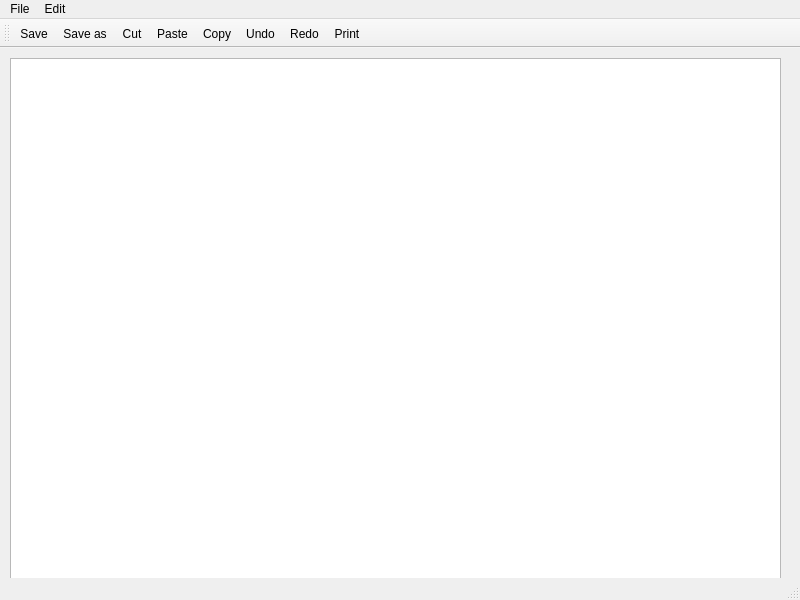
<?xml version="1.0" encoding="UTF-8"?>
<ui version="4.0">
 <class>MainWindow</class>
 <widget class="QMainWindow" name="MainWindow">
  <property name="geometry">
   <rect>
    <x>0</x>
    <y>0</y>
    <width>800</width>
    <height>600</height>
   </rect>
  </property>
  <property name="windowTitle">
   <string>MainWindow</string>
  </property>
  <widget class="QWidget" name="centralwidget">
   <widget class="QWidget" name="verticalLayoutWidget">
    <property name="geometry">
     <rect>
      <x>10</x>
      <y>10</y>
      <width>771</width>
      <height>531</height>
     </rect>
    </property>
    <layout class="QVBoxLayout" name="verticalLayout">
     <item>
      <widget class="QTextEdit" name="textEdit"/>
     </item>
    </layout>
   </widget>
  </widget>
  <widget class="QMenuBar" name="menubar">
   <property name="geometry">
    <rect>
     <x>0</x>
     <y>0</y>
     <width>800</width>
     <height>22</height>
    </rect>
   </property>
   <widget class="QMenu" name="menuFile">
    <property name="title">
     <string>File</string>
    </property>
    <addaction name="actionNew"/>
    <addaction name="actionOpen"/>
    <addaction name="actionSave_as"/>
    <addaction name="actionPrint"/>
    <addaction name="actionExit"/>
   </widget>
   <widget class="QMenu" name="menuEdit">
    <property name="title">
     <string>Edit</string>
    </property>
    <addaction name="actionCopy"/>
    <addaction name="actionPaste"/>
    <addaction name="actionCut"/>
    <addaction name="actionUndo"/>
    <addaction name="actionRedo"/>
   </widget>
   <addaction name="menuFile"/>
   <addaction name="menuEdit"/>
  </widget>
  <widget class="QStatusBar" name="statusbar"/>
  <widget class="QToolBar" name="toolBar">
   <property name="windowTitle">
    <string>toolBar</string>
   </property>
   <attribute name="toolBarArea">
    <enum>TopToolBarArea</enum>
   </attribute>
   <attribute name="toolBarBreak">
    <bool>false</bool>
   </attribute>
   <addaction name="actionSave"/>
   <addaction name="actionSave_as"/>
   <addaction name="actionCut"/>
   <addaction name="actionPaste"/>
   <addaction name="actionCopy"/>
   <addaction name="actionUndo"/>
   <addaction name="actionRedo"/>
   <addaction name="actionPrint"/>
  </widget>
  <action name="actionNew">
   <property name="icon">
    <iconset resource="Resources.qrc">
     <normaloff>:/imgs/icons/icons/New.png</normaloff>:/imgs/icons/icons/New.png</iconset>
   </property>
   <property name="text">
    <string>New</string>
   </property>
  </action>
  <action name="actionOpen">
   <property name="icon">
    <iconset resource="Resources.qrc">
     <normaloff>:/imgs/icons/icons/Open.png</normaloff>:/imgs/icons/icons/Open.png</iconset>
   </property>
   <property name="text">
    <string>Open</string>
   </property>
  </action>
  <action name="actionSave_as">
   <property name="icon">
    <iconset resource="Resources.qrc">
     <normaloff>:/imgs/icons/icons/Save as.png</normaloff>:/imgs/icons/icons/Save as.png</iconset>
   </property>
   <property name="text">
    <string>Save as</string>
   </property>
  </action>
  <action name="actionPrint">
   <property name="icon">
    <iconset resource="Resources.qrc">
     <normaloff>:/imgs/icons/icons/Print.png</normaloff>:/imgs/icons/icons/Print.png</iconset>
   </property>
   <property name="text">
    <string>Print</string>
   </property>
  </action>
  <action name="actionExit">
   <property name="icon">
    <iconset resource="Resources.qrc">
     <normaloff>:/imgs/icons/icons/Delete.png</normaloff>:/imgs/icons/icons/Delete.png</iconset>
   </property>
   <property name="text">
    <string>Exit</string>
   </property>
  </action>
  <action name="actionCopy">
   <property name="icon">
    <iconset resource="Resources.qrc">
     <normaloff>:/imgs/icons/icons/copy-icon.png</normaloff>:/imgs/icons/icons/copy-icon.png</iconset>
   </property>
   <property name="text">
    <string>Copy</string>
   </property>
  </action>
  <action name="actionPaste">
   <property name="icon">
    <iconset resource="Resources.qrc">
     <normaloff>:/imgs/icons/icons/Paste.png</normaloff>:/imgs/icons/icons/Paste.png</iconset>
   </property>
   <property name="text">
    <string>Paste</string>
   </property>
  </action>
  <action name="actionCut">
   <property name="icon">
    <iconset resource="Resources.qrc">
     <normaloff>:/imgs/icons/icons/Cut.png</normaloff>:/imgs/icons/icons/Cut.png</iconset>
   </property>
   <property name="text">
    <string>Cut</string>
   </property>
  </action>
  <action name="actionUndo">
   <property name="icon">
    <iconset resource="Resources.qrc">
     <normaloff>:/imgs/icons/icons/Undo.png</normaloff>:/imgs/icons/icons/Undo.png</iconset>
   </property>
   <property name="text">
    <string>Undo</string>
   </property>
  </action>
  <action name="actionRedo">
   <property name="icon">
    <iconset resource="Resources.qrc">
     <normaloff>:/imgs/icons/icons/Redo.png</normaloff>:/imgs/icons/icons/Redo.png</iconset>
   </property>
   <property name="text">
    <string>Redo</string>
   </property>
  </action>
  <action name="actionSave">
   <property name="icon">
    <iconset resource="Resources.qrc">
     <normaloff>:/imgs/icons/icons/Save.png</normaloff>
     <normalon>:/imgs/icons/icons/Save.png</normalon>:/imgs/icons/icons/Save.png</iconset>
   </property>
   <property name="text">
    <string>Save</string>
   </property>
  </action>
 </widget>
 <resources>
  <include location="Resources.qrc"/>
 </resources>
 <connections/>
</ui>
